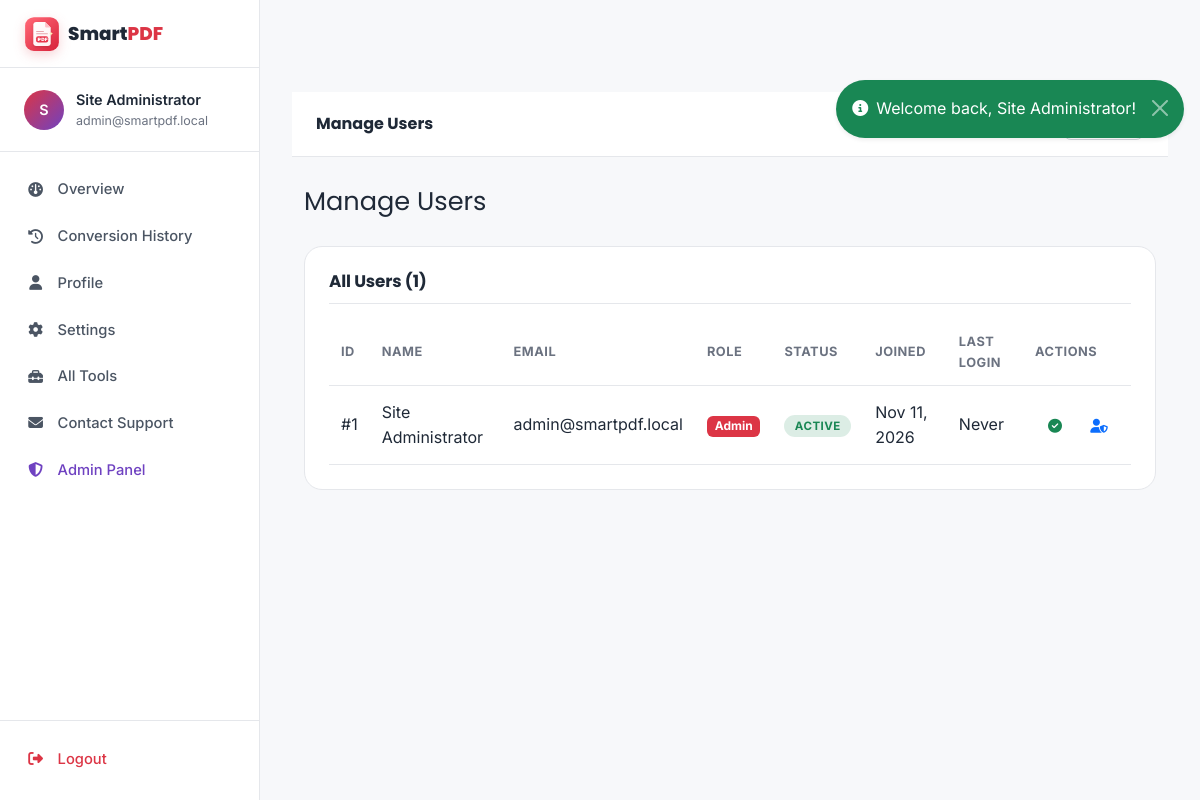
The page /admin/users.php (signed in) on the database its author committed.
### tables this page shows
CREATE TABLE `users` (
    `id`          INT UNSIGNED NOT NULL AUTO_INCREMENT,
    `full_name`   VARCHAR(100) NOT NULL,
    `email`       VARCHAR(150) NOT NULL,
    `password`    VARCHAR(255) NOT NULL,
    `role`        ENUM('user','admin') NOT NULL DEFAULT 'user',
    `avatar`      VARCHAR(255) DEFAULT NULL,
    `is_active`   TINYINT(1) NOT NULL DEFAULT 1,
    `remember_token`     VARCHAR(255) DEFAULT NULL,
    `last_login`  DATETIME DEFAULT NULL,
    `created_at`  DATETIME NOT NULL DEFAULT CURRENT_TIMESTAMP,
    `updated_at`  DATETIME NOT NULL DEFAULT CURRENT_TIMESTAMP ON UPDATE CURRENT_TIMESTAMP,
    PRIMARY KEY (`id`),
    UNIQUE KEY `uniq_users_email` (`email`),
    KEY `idx_users_role` (`role`)
);

### config/database.php (called while the page is built, shortened)
<?php
function db()
{
    static $pdo = null;
    if ($pdo === null) {
        $dsn = sprintf(
            'mysql:host=%s;port=%s;dbname=%s;charset=%s',
            DB_HOST, DB_PORT, DB_NAME, DB_CHARSET
        );
        $options = [
            PDO::ATTR_ERRMODE            => PDO::ERRMODE_EXCEPTION,
            PDO::ATTR_DEFAULT_FETCH_MODE => PDO::FETCH_ASSOC,
            PDO::ATTR_EMULATE_PREPARES   => false,
            PDO::ATTR_PERSISTENT         => false,
        ];
        try {
            $pdo = new PDO($dsn, DB_USER, DB_PASS, $options);
        } catch (PDOException $e) {
            error_log('DB connection failed: ' . $e->getMessage());
            throw new RuntimeException(
                'Could not connect to the database. Please check config/database.php ' .
                'and make sure MySQL is running (XAMPP: start the MySQL service).'
            );
        }
    }
    return $pdo;
}

### includes/functions.php (called while the page is built, shortened)
<?php
require_once __DIR__ . '/../config/database.php';
function e($value): string
{
    return htmlspecialchars((string)$value, ENT_QUOTES | ENT_HTML5, 'UTF-8');
}
function current_user(): ?array
{
    if (!empty($_SESSION['user_id'])) {
        try {
            $stmt = db()->prepare('SELECT * FROM users WHERE id = ? LIMIT 1');
            $stmt->execute([$_SESSION['user_id']]);
            return $stmt->fetch() ?: null;
        } catch (Throwable $e) {
            return null;
        }
    }
    return null;
}

### admin/users.php (the view, shortened to what this page needs)
<?php
$active = 'admin';
require __DIR__ . '/../includes/dashboard_header.php';
$users = [];
try {
    $users = db()->query('SELECT id, full_name, email, role, is_active, created_at, last_login FROM users ORDER BY created_at DESC')->fetchAll();
} catch (Throwable $e) {}
?>
<div class="dash-page-title">Manage Users</div>
<div class="dash-card">
    <div class="dash-card-header">
        <h5>All Users (<?= count($users) ?>)</h5>
    </div>
    <div class="table-responsive">
        <table class="history-table">
            <thead>
                <tr>
                    <th>ID</th><th>Name</th><th>Email</th><th>Role</th>
                    <th>Status</th><th>Joined</th><th>Last Login</th><th>Actions</th>
                </tr>
            </thead>
            <tbody>
                <?php if (empty($users)): ?>
                    <tr><td colspan="8" class="text-center text-muted py-4">No users registered.</td></tr>
                <?php else: foreach ($users as $u): ?>
                    <tr>
                        <td>#<?= (int)$u['id'] ?></td>
                        <td><?= e($u['full_name']) ?></td>
                        <td><?= e($u['email']) ?></td>
                        <td>
                            <span class="badge <?= $u['role'] === 'admin' ? 'bg-danger' : 'bg-secondary' ?>">
                                <?= e(ucfirst($u['role'])) ?>
                            </span>
                        </td>
                        <td>
                            <?php if ((int)$u['is_active'] === 1): ?>
                                <span class="status-pill status-success">Active</span>
                            <?php else: ?>
                                <span class="status-pill status-failed">Disabled</span>
                            <?php endif; ?>
                        </td>
                        <td><?= date('M j, Y', strtotime($u['created_at'])) ?></td>
                        <td><?= $u['last_login'] ? time_ago($u['last_login']) : 'Never' ?></td>
                        <td>
                            <div class="d-flex gap-1">
                                <form method="POST" class="d-inline">
                                    <button type="submit" class="btn btn-sm btn-icon" title="Toggle active">
                                        <i class="fas <?= (int)$u['is_active']===1 ? 'fa-circle-check text-success' : 'fa-circle-xmark text-danger' ?>"></i>
                                    </button>
                                </form>
                                <form method="POST" class="d-inline">
                                    <button type="submit" class="btn btn-sm btn-icon" title="Toggle role">
                                        <i class="fas fa-user-shield text-primary"></i>
                                    </button>
                                </form>
                            </div>
                        </td>
                    </tr>
                <?php endforeach; endif; ?>
            </tbody>
        </table>
    </div>
</div>
<?php require __DIR__ . '/../includes/dashboard_footer.php'; ?>

### includes/sidebar.php
<?php
$active = $active ?? 'dashboard';
$items = [
    'dashboard' => ['fa-gauge',            'Overview',        '/dashboard/index.php'],
    'history'   => ['fa-clock-rotate-left','Conversion History','/dashboard/history.php'],
    'profile'   => ['fa-user',             'Profile',         '/dashboard/profile.php'],
    'settings'  => ['fa-gear',             'Settings',        '/dashboard/settings.php'],
    'tools'     => ['fa-toolbox',          'All Tools',       '/tools/index.php'],
    'contact'   => ['fa-envelope',         'Contact Support', '/pages/contact.php'],
];
$u = current_user();
?>
<aside class="dashboard-sidebar" id="dashSidebar">
    <div class="sidebar-header">
        <a href="<?= APP_URL ?>/index.php" class="d-flex align-items-center gap-2">
            <span class="brand-logo"><img src="<?= APP_URL ?>/assets/img/smartpdf-logo.svg" alt=""></span>
            <span class="brand-text">Smart<span class="brand-accent">PDF</span></span>
        </a>
    </div>
    <div class="sidebar-user">
        <div class="avatar"><?= strtoupper(substr($u['full_name'] ?? 'U', 0, 1)) ?></div>
        <div class="sidebar-user-info">
            <div class="fw-semibold"><?= e($u['full_name'] ?? '') ?></div>
            <div class="sidebar-user-email"><?= e($u['email'] ?? '') ?></div>
        </div>
    </div>
    <nav class="sidebar-nav">
        <?php foreach ($items as $key => [$icon, $label, $path]): ?>
            <a href="<?= APP_URL . $path ?>" class="sidebar-link <?= $active === $key ? 'is-active' : '' ?>">
                <i class="fas <?= $icon ?>"></i>
                <span><?= $label ?></span>
            </a>
        <?php endforeach; ?>
        <?php if (($u['role'] ?? '') === 'admin'): ?>
            <a href="<?= APP_URL ?>/admin/index.php" class="sidebar-link sidebar-link-admin">
                <i class="fas fa-shield-halved"></i>
                <span>Admin Panel</span>
            </a>
        <?php endif; ?>
    </nav>
    <div class="sidebar-footer">
        <a href="<?= APP_URL ?>/auth/logout.php" class="sidebar-link sidebar-link-logout">
            <i class="fas fa-right-from-bracket"></i>
            <span>Logout</span>
        </a>
    </div>
</aside>

### assets/css/style.css (style rules this page uses)
:root { --brand-primary: #dc3545; --brand-primary-dark: #b02a37; --brand-primary-light: #f8d7da; --brand-primary-soft: rgba(220, 53, 69, 0.08); --brand-accent: #ff6b6b; --brand-purple: #6f42c1; --brand-blue: #0d6efd; --brand-green: #198754; --brand-orange: #fd7e14; --brand-yellow: #ffc107; --brand-teal: #0dcaf0; --bg-body: #f7f8fa; --bg-card: #ffffff; --bg-elevated: #ffffff; --bg-subtle: #f1f3f6; --bg-input: #ffffff; --text-primary: #1f2937; --text-secondary: #4b5563; --text-muted: #6b7280; --text-light: #9ca3af; --border-color: #e5e7eb; --border-strong: #d1d5db; --shadow-sm: 0 1px 2px rgba(0, 0, 0, 0.04), 0 1px 4px rgba(0, 0, 0, 0.04); --shadow-md: 0 4px 12px rgba(0, 0, 0, 0.08); --shadow-lg: 0 12px 32px rgba(0, 0, 0, 0.10); --shadow-xl: 0 24px 60px rgba(0, 0, 0, 0.14); --radius-sm: 8px; --radius-md: 12px; --radius-lg: 18px; --radius-xl: 24px; --radius-pill: 999px; --font-sans: 'Inter', 'Segoe UI', Roboto, system-ui, -apple-system, sans-serif; --font-display: 'Poppins', 'Inter', system-ui, sans-serif; --header-height: 68px; --max-content: 1240px; }
*, *::before, *::after { box-sizing: border-box; }
html { scroll-behavior: smooth; }
body { font-family: var(--font-sans); background-color: var(--bg-body); color: var(--text-primary); margin: 0; line-height: 1.6; -webkit-font-smoothing: antialiased; -moz-osx-font-smoothing: grayscale; transition: background-color .25s ease, color .25s ease; }
h1, h2, h3, h4, h5, h6 { font-family: var(--font-display); color: var(--text-primary); font-weight: 700; letter-spacing: -0.01em; }
a { color: var(--brand-primary); text-decoration: none; transition: color .15s; }
img { max-width: 100%; }
.brand-logo { width: 36px; height: 36px; border-radius: var(--radius-sm); display: inline-flex; align-items: center; justify-content: center; flex: 0 0 auto; }
.brand-logo img { display: block; width: 100%; height: 100%; border-radius: inherit; filter: drop-shadow(0 4px 6px rgba(220, 53, 69, 0.22)); }
.brand-text { color: var(--text-primary); }
.brand-accent { color: var(--brand-primary); }
.avatar-sm, .avatar { background: linear-gradient(135deg, var(--brand-primary), var(--brand-purple)); color: #fff; border-radius: var(--radius-pill); width: 36px; height: 36px; display: inline-flex; align-items: center; justify-content: center; font-weight: 600; font-size: .9rem; }
.avatar { width: 56px; height: 56px; font-size: 1.25rem; }
.btn { font-family: var(--font-sans); font-weight: 600; border-radius: var(--radius-sm); transition: all .15s ease; }
.btn-icon { background: transparent; border: 0; width: 40px; height: 40px; border-radius: var(--radius-sm); color: var(--text-secondary); }
.gap-1 { gap: .25rem; }
.gap-2 { gap: .5rem; }

### rows shown on the page
users: full_name "S", full_name "Site Administrator", email "admin@smartpdf.local", id "1", role "Admin", is_active "ACTIVE", created_at "Nov 11, 2026", shows "Never"

### other values the page prints
$label "Overview"
$label "Conversion History"
$label "Profile"
$label "Settings"
$label "All Tools"
$label "Contact Support"
$pageTitle "Manage Users"
count($users) "1"
$f['msg'] "Welcome back, Site Administrator!"
